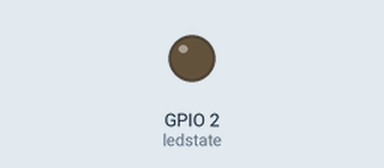
A program run on a simulated ESP32. Shown: output pins drawn as LEDs (lit = HIGH). WiFi joins after 1.5 s; servers stay silent unless stated.

Above: at 0.1 s.
At 1.9 s:
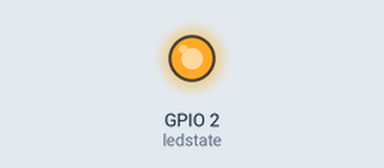
Timing chart, 0 to 3.4 s (numbered marks = the images above):
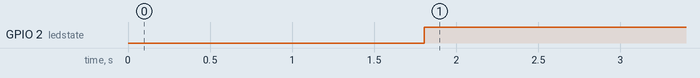

The program:

main.cpp
```cpp
/*************************************************************

  This is a simple demo of sending and receiving some data.
  Be sure to check out other examples!
 *************************************************************/

// Template ID, Device Name and Auth Token are provided by the Blynk.Cloud
// See the Device Info tab, or Template settings
#define BLYNK_TEMPLATE_ID           "TMPLhFgFZ6y3"
#define BLYNK_DEVICE_NAME           "Quickstart Device"
#define BLYNK_AUTH_TOKEN            "bt6iEAHTgBGZSPeZxJvG40ioD8k-nOAm"

// Comment this out to disable prints and save space
#define BLYNK_PRINT Serial


#include <WiFi.h>
#include <WiFiClient.h>
#include <BlynkSimpleEsp32.h>

char auth[] = BLYNK_AUTH_TOKEN;

// Your WiFi credentials.
// Set password to "" for open networks.
char ssid[] = "cyrille";
char pass[] = "12345678";

BlynkTimer timer;

// This function is called every time the Virtual Pin 0 state changes
BLYNK_WRITE(V0)
{
  // Set incoming value from pin V0 to a variable
  int value = param.asInt();

  // Update state
  Blynk.virtualWrite(V1, value);
}

// This function is called every time the device is connected to the Blynk.Cloud
BLYNK_CONNECTED()
{
  // Change Web Link Button message to "Congratulations!"
  Blynk.setProperty(V3, "offImageUrl", "https://static-image.nyc3.cdn.digitaloceanspaces.com/general/fte/congratulations.png");
  Blynk.setProperty(V3, "onImageUrl",  "https://static-image.nyc3.cdn.digitaloceanspaces.com/general/fte/congratulations_pressed.png");
  Blynk.setProperty(V3, "url", "https://docs.blynk.io/en/getting-started/what-do-i-need-to-blynk/how-quickstart-device-was-made");
}

// This function sends Arduino's uptime every second to Virtual Pin 2.
void myTimerEvent()
{
  // You can send any value at any time.
  // Please don't send more that 10 values per second.
  Blynk.virtualWrite(V2, millis() / 1000);
}

int ledstate = 2;
void setup()
{
  // Debug console
  Serial.begin(115200);
  pinMode(ledstate, OUTPUT);
  Blynk.begin(auth, ssid, pass);
  // You can also specify server:
  //Blynk.begin(auth, ssid, pass, "blynk.cloud", 80);
  //Blynk.begin(auth, ssid, pass, IPAddress(192,168,1,100), 8080);

  // Setup a function to be called every second
  timer.setInterval(1000L, myTimerEvent);
}

void loop()
{
  Blynk.run();
  timer.run();
  if(1){digitalWrite(ledstate, HIGH);}

  // You can inject your own code or combine it with other sketches.
  // Check other examples on how to communicate with Blynk. Remember
  // to avoid delay() function!
}
```

Measured:
- by itself, GPIO 2 (ledstate): LOW → HIGH at 1.8 s
